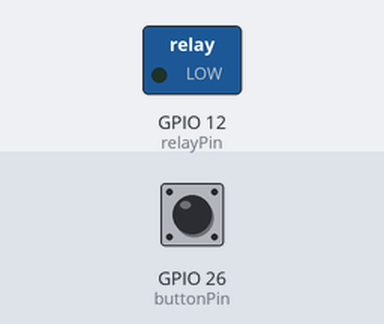
Bench run of a sketch on a simulated ESP32. On the bench: switched loads named in the sketch (green lamp = pin HIGH). Inputs (shaded band) come from the test bench; at power-on: GPIO 26 (buttonPin) HIGH.

Above: at 1.2 s.
1.3 s: GPIO 26 (buttonPin) pulled LOW for 0.15 s
At 2.1 s:
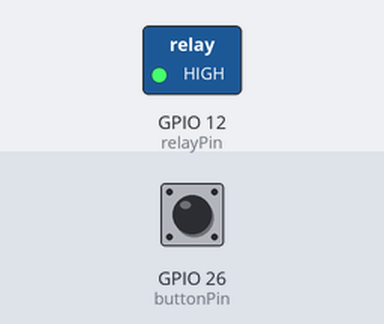
2.9 s: GPIO 26 (buttonPin) pulled LOW for 1 s
At 3.3 s:
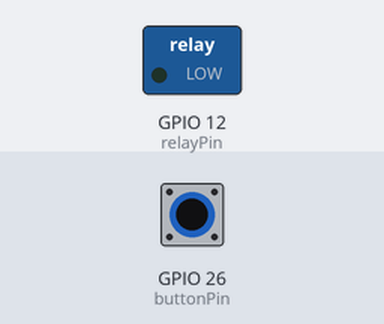
5.4 s: GPIO 26 (buttonPin) pulled LOW for 3.2 s
At 6.4 s:
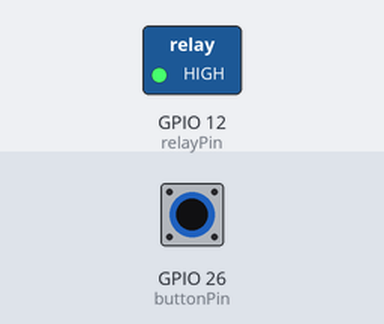
Timing chart, 0 to 8.4 s (numbered marks = the images above; inputs shaded):
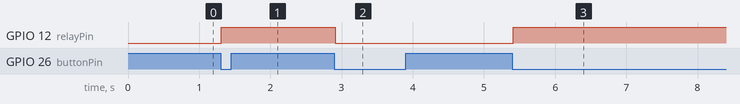

Measured:
- after the input at 1.3 s, GPIO 12 (relayPin): LOW → HIGH at once
- after the input at 2.9 s, GPIO 12 (relayPin): HIGH → LOW at once
- after the input at 5.4 s, GPIO 12 (relayPin): LOW → HIGH at once

The sketch:

Home_Appliances.ino
```cpp
/*
 * Filename: Home_Appliances
 * Function: Use relays and button to control motor rotation to simulate small household appliances
 * Compiling IDE：ARDUINO 2.3.3
 * Author: https://www.keyestudio.com/
*/
const int relayPin = 12;          // set relay pin to IO12
const int buttonPin = 26;         //set button pin to IO26

int buttonState = HIGH;     // record button state, and set state to high
int relayState = LOW;       //record relay state, and set state to low
int lastButtonState = HIGH; // record last button state
long lastChangeTime = 0;    // record button state changing time

void setup() {
  pinMode(buttonPin, INPUT_PULLUP);   // set button pin to input
  pinMode(relayPin, OUTPUT);          // set relay pin to output
  digitalWrite(relayPin, relayState); // set relay inital state to “off”
}
void loop() {
  int nowButtonState = digitalRead(buttonPin);// read button pin current state
  // if button pin state changes, record time point
  if (nowButtonState != lastButtonState) {
    lastChangeTime = millis();
  }
  // if button state changes, and remain stable for a while, then it should skip the rebound area
  if (millis() - lastChangeTime > 10) {
    if (buttonState != nowButtonState) {    // ensure button state is changed
      buttonState = nowButtonState;
      if (buttonState == LOW) {             // low means button is pressed
        relayState = !relayState;           // reverse relay state
        digitalWrite(relayPin, relayState); // update relay state
      }
    }
  }
  lastButtonState = nowButtonState; // store the last button state
}
```
